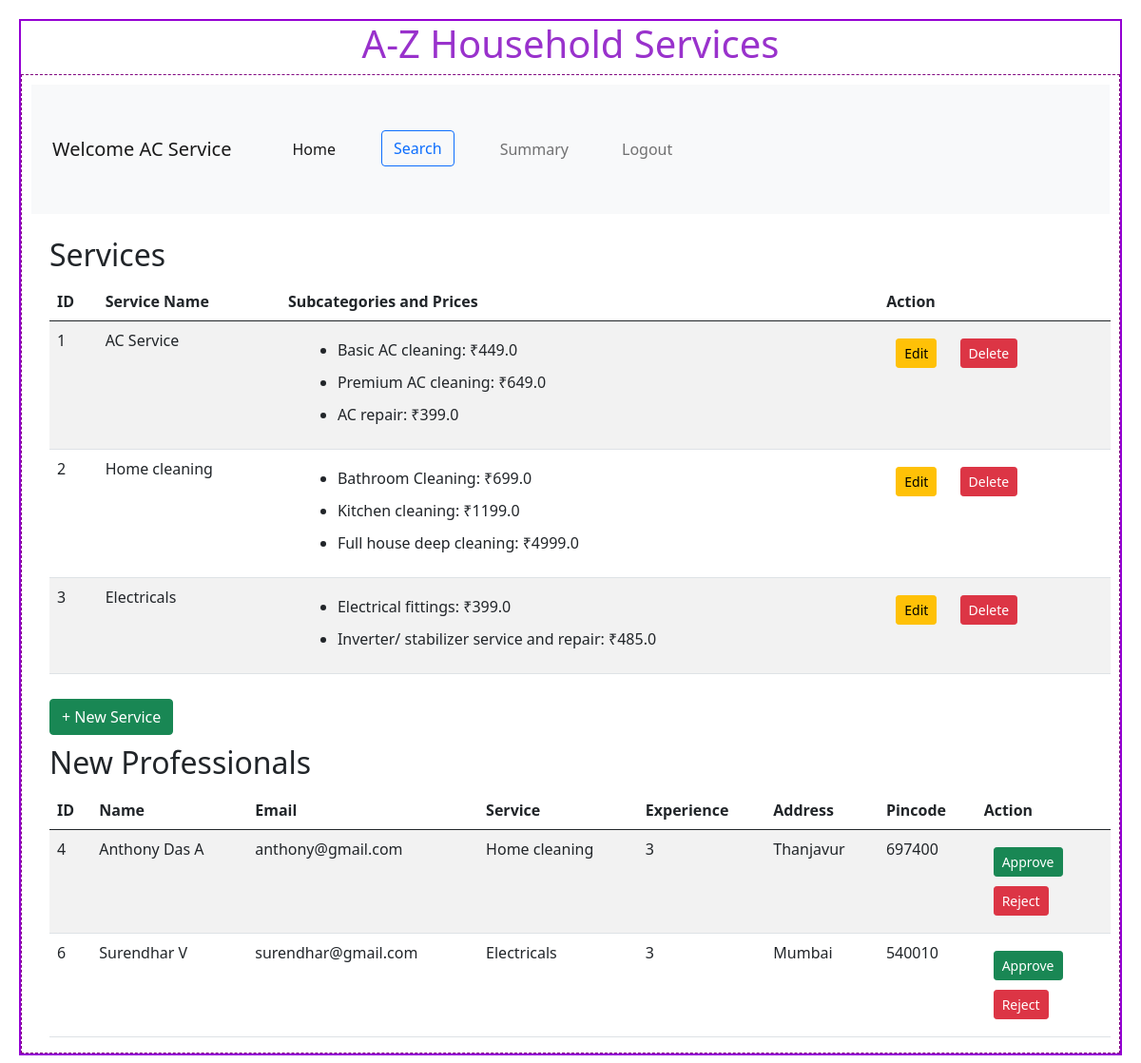
/admin/AC Service, run on the app's committed database.
### backend/models.py (models this page shows)
class Service(db.Model):
    __tablename__ = "service"
    id = db.Column(db.Integer, primary_key=True, autoincrement=True)
    name = db.Column(db.String, nullable=False)
    description = db.Column(db.String, nullable=False)
    status = db.Column(db.String(20), default="active", nullable=False)  # Active/Inactive
    subcategories = db.relationship(
        'Subcategory',
        cascade="all, delete",
        backref="service",
        lazy=True
    )
    service_requests = db.relationship(
        'ServiceRequest',
        cascade="all, delete",
        backref="service",
        lazy=True
    )

class Subcategory(db.Model):
    id = db.Column(db.Integer, primary_key=True)
    service_id = db.Column(db.Integer, db.ForeignKey('service.id'), nullable=False)
    name = db.Column(db.String(100), nullable=False)
    description = db.Column(db.Text, nullable=False)
    price = db.Column(db.Float, nullable=False)

class ProfessionalDetails(db.Model):
    __tablename__ = "professional_details"
    id = db.Column(db.Integer, primary_key=True, autoincrement=True)
    email = db.Column(db.String, unique=True, nullable=False)
    password = db.Column(db.String, nullable=False)
    role = db.Column(db.Integer, default=1, nullable=False)  # 0 = admin, 1 = professional
    name = db.Column(db.String, nullable=False)
    service_id = db.Column(db.Integer, db.ForeignKey('service.id'), nullable=False)  # Foreign key to Service
    experience = db.Column(db.Integer, nullable=False)
    address = db.Column(db.String, nullable=False)
    pincode = db.Column(db.Integer, nullable=False)
    status = db.Column(db.String(20), default="Pending")
    is_available = db.Column(db.Boolean, default=True)
    service = db.relationship('Service', backref='professionals')
    service_requests = db.relationship(
        'ServiceRequest',
        cascade="all, delete",
        backref="professional",
        lazy=True
    )

### backend/controllers.py (the view)
@app.route("/admin/<name>")
def admin_dashboard(name):
    services=Service.query.all()
    pending_professionals = ProfessionalDetails.query.filter_by(status='Pending').all()
    return render_template("admin_dashboard.html", name=name, services=services, pending_professionals=pending_professionals)

### templates/admin_dashboard.html
{%extends "admin_layout.html"%}
{%block content%}
            <div class="container mt-4">
                 {%if services%}
                <h2>Services</h2>
                <table class="table table-striped">
                    <thead>
                        <tr>
                            <th>ID</th>
                            <th>Service Name</th>
                            <th>Subcategories and Prices</th>
                            <th>Action</th>
                        </tr>
                    </thead>
                    <tbody>
                        {% for service in services %}
                        <tr>
                            <td>{{ service.id }}</td>
                            <td>{{ service.name }}</td>
                            <td>
                                {% if service.subcategories %}
                                    <ul>
                                        {% for subcategory in service.subcategories %}
                                        <li>{{ subcategory.name }}: ₹{{ subcategory.price }}</li>
                                        {% endfor %}
                                    </ul>
                                {% else %}
                                    No subcategories available.
                                {% endif %}
                            </td>
                            <td>
                                <a href="{{ url_for('edit_service', service_id=service.id, name=service.name) }}" class="btn btn-sm btn-warning">Edit</a>
                                <form action="{{ url_for('delete_service', service_id=service.id, name=service.name) }}" method="POST" style="display:inline;">
                                    <button type="submit" class="btn btn-sm btn-danger" onclick="return confirm('Are you sure you want to delete this service?');">Delete</button>
                                </form>
                            </td>
                        </tr>
                        {%endfor%}
                    </tbody>
                </table>
                {%else%}
                <h3 class="center">No Services Available!</h3>
                {%endif%}
                <a href="/service/{{name}}" button type="button" class="btn btn-success">+ New Service</a>
                <h2>New Professionals</h2>
                {% if pending_professionals %}
                    <table class="table table-striped">
                        <thead>
                            <tr>
                                <th>ID</th>
                                <th>Name</th>
                                <th>Email</th>
                                <th>Service</th>
                                <th>Experience</th>
                                <th>Address</th>
                                <th>Pincode</th>
                                <th>Action</th>
                            </tr>
                        </thead>
                        <tbody>
                            {% for professional in pending_professionals %}
                                <tr>
                                    <td>{{ professional.id }}</td>
                                    <td>{{ professional.name }}</td>
                                    <td>{{ professional.email }}</td>
                                    <td>{{ professional.service.name }}</td>
                                    <td>{{ professional.experience }}</td>
                                    <td>{{ professional.address }}</td>
                                    <td>{{ professional.pincode }}</td>
                                    <td>
                                        <form method="POST" action="{{ url_for('approve_professional', professional_id=professional.id, name=name) }}">
                                            <button type="submit" class="btn btn-sm btn-success">Approve</button>
                                        </form>
                                        <form method="POST" action="{{ url_for('reject_professional', professional_id=professional.id, name=name) }}">
                                            <button type="submit" class="btn btn-sm btn-danger">Reject</button>
                                        </form>
                                    </td>
                                </tr>
                            {% endfor %}
                        </tbody>
                    </table>
                {% else %}
                    <p>No new professional requests at the moment.</p>
                {% endif %}
{%endblock%}

### templates/admin_layout.html (shortened to what this page needs)
<!DOCTYPE html>
<html>
    <head>
        <link rel="stylesheet" href="/static/styles/main.css">
        <link href="https://cdn.jsdelivr.net/npm/bootstrap@5.0.2/dist/css/bootstrap.min.css" rel="stylesheet">
    </head>
<body>
    <div class="my_container">
        <div class="center"><h1>A-Z Household Services</h1></div>
        <div class="my_panel">
            <nav class="navbar navbar-expand-lg navbar-light bg-light">
                <div class="container-fluid">
                  <a class="navbar-brand" href="#">Welcome {{name}}</a>
                  <div class="collapse navbar-collapse" id="navbarSupportedContent">
                    <ul class="navbar-nav me-auto mb-2 mb-lg-0">
                      <li class="nav-item">
                        <a class="nav-link active" aria-current="page" href="/admin/admin1@gmail.com">Home</a>
                      </li>
                      <li class="nav-item">
                        <a class="btn btn-outline-primary" href="{{ url_for('search') }}" role="button">Search</a>
                      </li>
                      <li class="nav-item">
                        <a class="nav-link" href="{{ url_for('admin_summary') }}">Summary</a>
                      </li>
                      <li class="nav-item">
                        <a class="nav-link" href="{{ url_for('home') }}">Logout</a>
                      </li>
                    </ul>
                  </div>
                </div>
              </nav>
            {%block content%}
            {%endblock%}
        </div>
        </div>
    </body>
</html>

### static/styles/main.css (style rules this page uses)
* { margin:10px; }
.my_container { border: 2px solid darkviolet; }
.my_panel { width: 100%; margin: auto; height: auto; border: 1px dashed purple; }
.center { text-align: center; margin: auto; color: darkorchid; }

### data on the page
Service: name "AC Service", id "1"
Subcategory: name "Basic AC cleaning", price "449.0"
Subcategory: name "Premium AC cleaning", price "649.0"
Subcategory: name "AC repair", price "399.0"
Service: id "2", name "Home cleaning"
Subcategory: name "Bathroom Cleaning", price "699.0"
Subcategory: name "Kitchen cleaning", price "1199.0"
Subcategory: name "Full house deep cleaning", price "4999.0"
Service: id "3", name "Electricals"
Subcategory: name "Electrical fittings", price "399.0"
Subcategory: name "Inverter/ stabilizer service and repair", price "485.0"
ProfessionalDetails: id "4", name "Anthony Das A", email "anthony@gmail.com", service.name "Home cleaning", experience "3", address "Thanjavur", pincode "697400"
ProfessionalDetails: id "6", name "Surendhar V", email "surendhar@gmail.com", service.name "Electricals", experience "3", address "Mumbai", pincode "540010"
